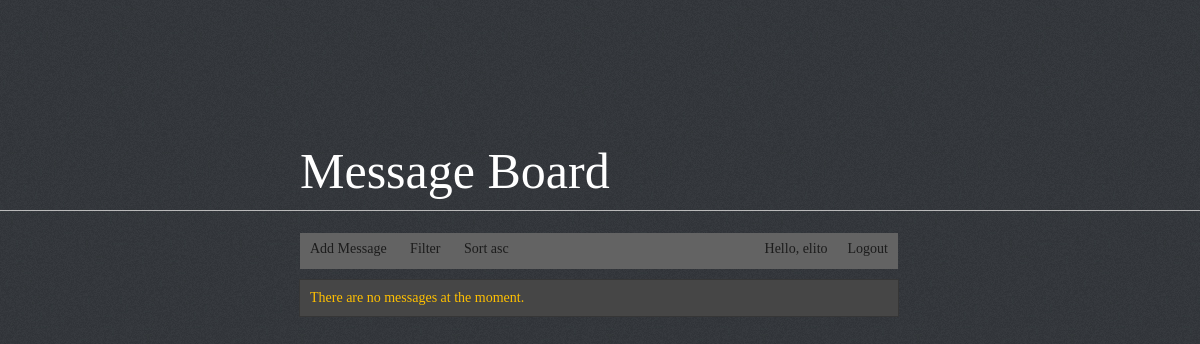
The app's page /index.php?u=4 (signed in), older data.
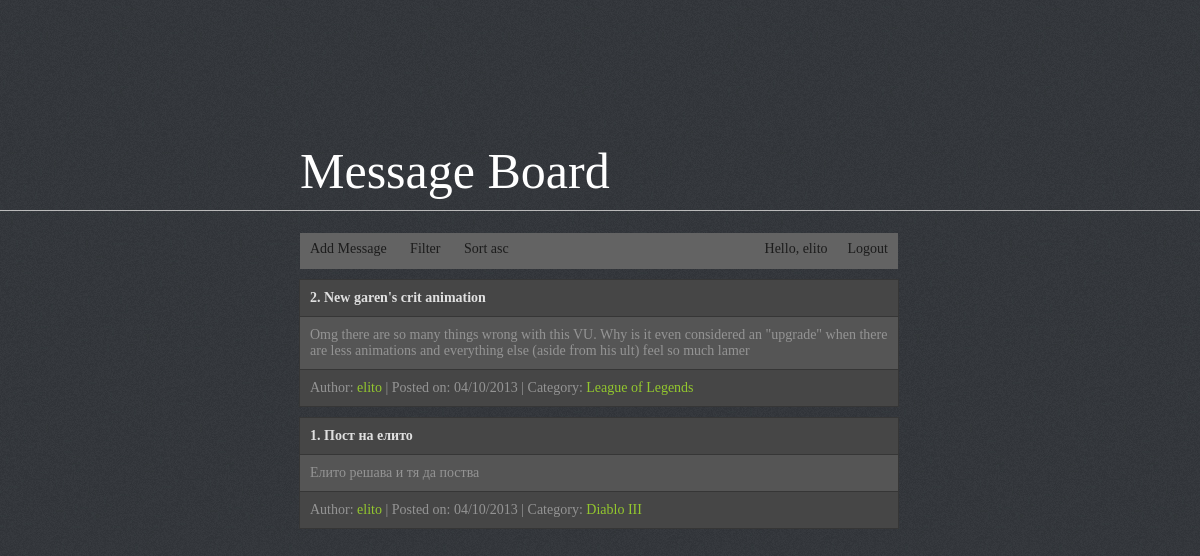
The same page, newer data.
### tables this page shows
CREATE TABLE IF NOT EXISTS `msg` (
  `msg_id` int(11) NOT NULL AUTO_INCREMENT,
  `author_id` int(11) NOT NULL,
  `cat_id` int(11) NOT NULL,
  `date_added` int(11) NOT NULL,
  `title` varchar(50) NOT NULL,
  `content` varchar(250) NOT NULL,
  PRIMARY KEY (`msg_id`),
  KEY `author` (`author_id`),
  KEY `cat_id` (`cat_id`)
);

CREATE TABLE IF NOT EXISTS `users` (
  `user_id` int(11) NOT NULL AUTO_INCREMENT,
  `username` varchar(50) NOT NULL,
  `password` varchar(50) NOT NULL,
  `email` varchar(30) NOT NULL,
  `power` tinyint(4) NOT NULL DEFAULT '1',
  PRIMARY KEY (`user_id`)
);

CREATE TABLE IF NOT EXISTS `cat` (
  `cat_id` int(11) NOT NULL AUTO_INCREMENT,
  `cname` varchar(50) NOT NULL,
  PRIMARY KEY (`cat_id`)
);

### index.php (the view, shortened to what this page needs)
<?php
require 'inc/config.php';
require 'inc/header.php';
$linkFix = 'asc';
$sqlFilter = '';
$sqlDateFilter = 'desc';
if (isset($_GET['c'])) {
    $cat = (int) $_GET['c'];
    $sqlFilter = ' AND c.cat_id=' . $cat . ' ';
} else if (isset($_GET['u'])) {
    $user = (int) $_GET['u'];
    $sqlFilter = ' AND u.user_id=' . $user . ' ';
} else if (isset($_GET['sort'])) {
    if ($_GET['sort'] == 'desc') {
        $linkFix = 'asc';
        $sqlDateFilter = 'desc';
        $sqlFilter = '';
    } else {
        $linkFix = 'desc';
        $sqlDateFilter = 'asc';
        $sqlFilter = '';
    }
}
?>
<div id="navigation">
    <ul id="menu">
        <li><a href="#" id="addMSG">Add Message</a></li>
        <li><a href="index.php">Filter</a>
        </li>
        <li><a href="?sort=<?= $linkFix; ?>">Sort <?= $linkFix; ?></a></li>
        <li style="float: right;"><a href="logout.php">Logout</a></li>
        <li style="float: right;"><a href="#">Hello, <?= $_SESSION['username'] ?></a></li>
    </ul>
</div>
<?php
$sql = 'SELECT u.username,u.user_id,m.msg_id,m.title,m.content,m.date_added, c.cname, c.cat_id
        FROM msg as m, users as u, cat as c
        WHERE m.author_id = u.user_id AND c.cat_id = m.cat_id' .
        $sqlFilter
        . ' ORDER BY m.date_added ' . $sqlDateFilter;
$result = mysqli_query($link, $sql);
if ($result->num_rows > 0) {
    if ($linkFix == 'asc') {
        $counter = $result->num_rows;
    } else {
        $counter = 1;
    }
    while ($row = $result->fetch_assoc()) {
        $real_date = date('d/m/Y', $row['date_added']);
        echo '<table>
    <tr>
        <td class="sum">' . $counter . '. ' . $row['title'] . '</td>
    </tr>
    <tr>
        <td>' . $row['content'] . '</td>
    </tr>
    <tr>
        <td>Author: <a href="?u=' . $row['user_id'] . '">' . $row['username'] . '</a> | Posted on: ' . $real_date . ' | Category: <a href="?c=' . $row['cat_id'] . '">' . $row['cname'] . '</a>';
        echo '</td>
    </tr>
</table>';
        if ($linkFix == 'desc') {
            $counter++;
        } else {
            $counter--;
        }
    }
} else {
    echo '<table><tr><td style="color: #ffc000;">';
    echo 'There are no messages at the moment.';
    echo '</td></tr></table>';
}
?>
<?php
include 'inc/footer.php';
?>

Row changes from the older to the newer data that the page shows:
added msg: counter "2", title "New garen's crit animation", content "Omg there are so many things wrong with this VU. Why is it even considered an \"upgrade\" when there are less animations and everything else (aside from his ult) feel so much lamer", author.username "elito", date_added "04/10/2013", cat.cname "League of Legends"
added msg: counter "1", title "Пост на елито", content "Елито решава и тя да поства", author.username "elito", date_added "04/10/2013", cat.cname "Diablo III"
Text that changed along with them:
text no longer shown: "There are no messages at the moment."
